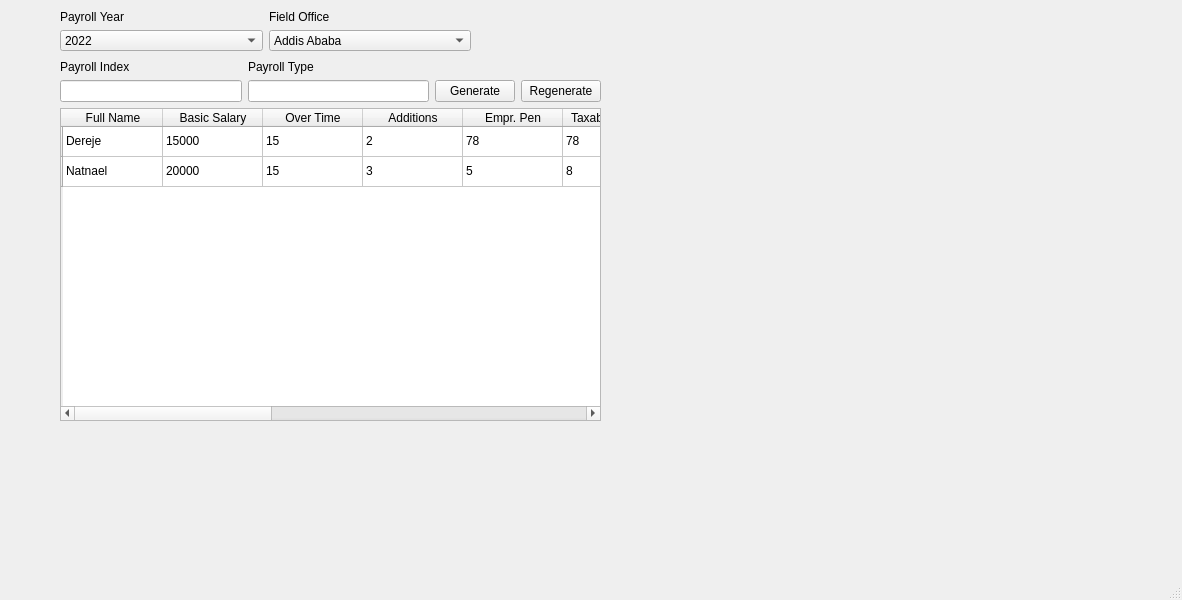
<?xml version="1.0" encoding="UTF-8"?>
<ui version="4.0">
 <class>MainWindow</class>
 <widget class="QMainWindow" name="MainWindow">
  <property name="geometry">
   <rect>
    <x>0</x>
    <y>0</y>
    <width>1182</width>
    <height>600</height>
   </rect>
  </property>
  <property name="windowTitle">
   <string>MainWindow</string>
  </property>
  <widget class="QWidget" name="centralwidget">
   <widget class="QWidget" name="">
    <property name="geometry">
     <rect>
      <x>60</x>
      <y>10</y>
      <width>411</width>
      <height>41</height>
     </rect>
    </property>
    <layout class="QGridLayout" name="gridLayout_2">
     <item row="0" column="0">
      <layout class="QHBoxLayout" name="horizontalLayout_3">
       <item>
        <widget class="QLabel" name="label">
         <property name="text">
          <string>Payroll Year</string>
         </property>
        </widget>
       </item>
       <item>
        <widget class="QLabel" name="label_2">
         <property name="text">
          <string>Field Office</string>
         </property>
        </widget>
       </item>
      </layout>
     </item>
     <item row="1" column="0">
      <layout class="QHBoxLayout" name="horizontalLayout_4">
       <item>
        <widget class="QComboBox" name="comboBox">
         <item>
          <property name="text">
           <string>2022</string>
          </property>
         </item>
        </widget>
       </item>
       <item>
        <widget class="QComboBox" name="comboBox_2">
         <item>
          <property name="text">
           <string>Addis Ababa</string>
          </property>
         </item>
         <item>
          <property name="text">
           <string>Adama</string>
          </property>
         </item>
        </widget>
       </item>
      </layout>
     </item>
    </layout>
   </widget>
   <widget class="QWidget" name="">
    <property name="geometry">
     <rect>
      <x>60</x>
      <y>60</y>
      <width>541</width>
      <height>361</height>
     </rect>
    </property>
    <layout class="QGridLayout" name="gridLayout_3">
     <item row="0" column="0">
      <layout class="QGridLayout" name="gridLayout">
       <item row="0" column="0">
        <layout class="QHBoxLayout" name="horizontalLayout">
         <item>
          <widget class="QLabel" name="label_3">
           <property name="text">
            <string>Payroll Index</string>
           </property>
          </widget>
         </item>
         <item>
          <widget class="QLabel" name="label_4">
           <property name="text">
            <string>Payroll Type</string>
           </property>
          </widget>
         </item>
        </layout>
       </item>
       <item row="1" column="0">
        <layout class="QHBoxLayout" name="horizontalLayout_2">
         <item>
          <widget class="QLineEdit" name="lineEdit"/>
         </item>
         <item>
          <widget class="QLineEdit" name="lineEdit_2"/>
         </item>
        </layout>
       </item>
       <item row="1" column="1">
        <widget class="QPushButton" name="pushButton">
         <property name="text">
          <string>Generate</string>
         </property>
        </widget>
       </item>
       <item row="1" column="2">
        <widget class="QPushButton" name="pushButton_2">
         <property name="text">
          <string>Regenerate</string>
         </property>
        </widget>
       </item>
      </layout>
     </item>
     <item row="1" column="0">
      <widget class="QTableWidget" name="tableWidget">
       <row>
        <property name="text">
         <string/>
        </property>
       </row>
       <row>
        <property name="text">
         <string/>
        </property>
       </row>
       <column>
        <property name="text">
         <string>Full Name</string>
        </property>
       </column>
       <column>
        <property name="text">
         <string>Basic Salary</string>
        </property>
       </column>
       <column>
        <property name="text">
         <string>Over Time</string>
        </property>
       </column>
       <column>
        <property name="text">
         <string>Additions</string>
        </property>
       </column>
       <column>
        <property name="text">
         <string>Empr. Pen</string>
        </property>
       </column>
       <column>
        <property name="text">
         <string>Taxable Income</string>
        </property>
       </column>
       <column>
        <property name="text">
         <string>Income Tax</string>
        </property>
       </column>
       <column>
        <property name="text">
         <string>Emp Pen</string>
        </property>
       </column>
       <column>
        <property name="text">
         <string>Empr Pf.</string>
        </property>
       </column>
       <column>
        <property name="text">
         <string>Emp Pf.</string>
        </property>
       </column>
       <column>
        <property name="text">
         <string>Deductions</string>
        </property>
       </column>
       <column>
        <property name="text">
         <string>Loan</string>
        </property>
       </column>
       <column>
        <property name="text">
         <string>Gross Salary</string>
        </property>
       </column>
       <item row="0" column="0">
        <property name="text">
         <string>Dereje</string>
        </property>
       </item>
       <item row="0" column="1">
        <property name="text">
         <string>15000</string>
        </property>
       </item>
       <item row="0" column="2">
        <property name="text">
         <string>15</string>
        </property>
       </item>
       <item row="0" column="3">
        <property name="text">
         <string>2</string>
        </property>
       </item>
       <item row="0" column="4">
        <property name="text">
         <string>78</string>
        </property>
       </item>
       <item row="0" column="5">
        <property name="text">
         <string>78</string>
        </property>
       </item>
       <item row="0" column="6">
        <property name="text">
         <string>85</string>
        </property>
       </item>
       <item row="0" column="7">
        <property name="text">
         <string>74</string>
        </property>
       </item>
       <item row="0" column="8">
        <property name="text">
         <string>925</string>
        </property>
       </item>
       <item row="0" column="9">
        <property name="text">
         <string>71</string>
        </property>
       </item>
       <item row="0" column="10">
        <property name="text">
         <string>1500</string>
        </property>
       </item>
       <item row="0" column="11">
        <property name="text">
         <string>2330</string>
        </property>
       </item>
       <item row="0" column="12">
        <property name="text">
         <string>25000</string>
        </property>
       </item>
       <item row="1" column="0">
        <property name="text">
         <string>Natnael</string>
        </property>
       </item>
       <item row="1" column="1">
        <property name="text">
         <string>20000</string>
        </property>
       </item>
       <item row="1" column="2">
        <property name="text">
         <string>15</string>
        </property>
       </item>
       <item row="1" column="3">
        <property name="text">
         <string>3</string>
        </property>
       </item>
       <item row="1" column="4">
        <property name="text">
         <string>5</string>
        </property>
       </item>
       <item row="1" column="5">
        <property name="text">
         <string>8</string>
        </property>
       </item>
       <item row="1" column="6">
        <property name="text">
         <string>7</string>
        </property>
       </item>
       <item row="1" column="7">
        <property name="text">
         <string>1</string>
        </property>
       </item>
       <item row="1" column="8">
        <property name="text">
         <string>2</string>
        </property>
       </item>
       <item row="1" column="9">
        <property name="text">
         <string>3</string>
        </property>
       </item>
       <item row="1" column="10">
        <property name="text">
         <string>2</string>
        </property>
       </item>
       <item row="1" column="11">
        <property name="text">
         <string>1</string>
        </property>
       </item>
       <item row="1" column="12">
        <property name="text">
         <string>30000</string>
        </property>
       </item>
      </widget>
     </item>
    </layout>
   </widget>
  </widget>
  <widget class="QMenuBar" name="menubar">
   <property name="geometry">
    <rect>
     <x>0</x>
     <y>0</y>
     <width>1182</width>
     <height>20</height>
    </rect>
   </property>
  </widget>
  <widget class="QStatusBar" name="statusbar"/>
 </widget>
 <resources/>
 <connections/>
</ui>
